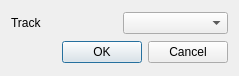
<?xml version="1.0" encoding="UTF-8"?>
<ui version="4.0">
 <class>objectExporter</class>
 <widget class="QDialog" name="objectExporter">
  <property name="geometry">
   <rect>
    <x>0</x>
    <y>0</y>
    <width>239</width>
    <height>76</height>
   </rect>
  </property>
  <property name="windowTitle">
   <string>Export Object (experimental)</string>
  </property>
  <layout class="QGridLayout" name="gridLayout">
   <item row="0" column="0">
    <widget class="QLabel" name="label">
     <property name="text">
      <string>Track</string>
     </property>
    </widget>
   </item>
   <item row="2" column="0" colspan="2">
    <widget class="QDialogButtonBox" name="buttonBox">
     <property name="orientation">
      <enum>Qt::Horizontal</enum>
     </property>
     <property name="standardButtons">
      <set>QDialogButtonBox::Cancel|QDialogButtonBox::Ok</set>
     </property>
    </widget>
   </item>
   <item row="0" column="1">
    <widget class="QComboBox" name="trackBox"/>
   </item>
  </layout>
 </widget>
 <resources/>
 <connections>
  <connection>
   <sender>buttonBox</sender>
   <signal>accepted()</signal>
   <receiver>objectExporter</receiver>
   <slot>accept()</slot>
   <hints>
    <hint type="sourcelabel">
     <x>248</x>
     <y>254</y>
    </hint>
    <hint type="destinationlabel">
     <x>157</x>
     <y>274</y>
    </hint>
   </hints>
  </connection>
  <connection>
   <sender>buttonBox</sender>
   <signal>rejected()</signal>
   <receiver>objectExporter</receiver>
   <slot>reject()</slot>
   <hints>
    <hint type="sourcelabel">
     <x>316</x>
     <y>260</y>
    </hint>
    <hint type="destinationlabel">
     <x>286</x>
     <y>274</y>
    </hint>
   </hints>
  </connection>
 </connections>
</ui>
